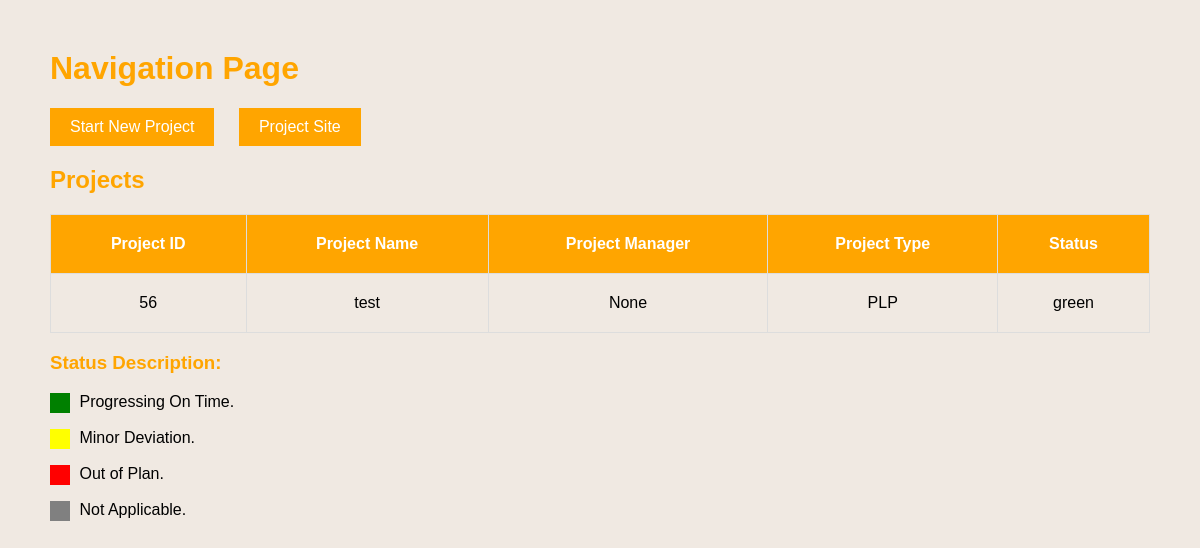
Before: /navigation/ with the older database file.
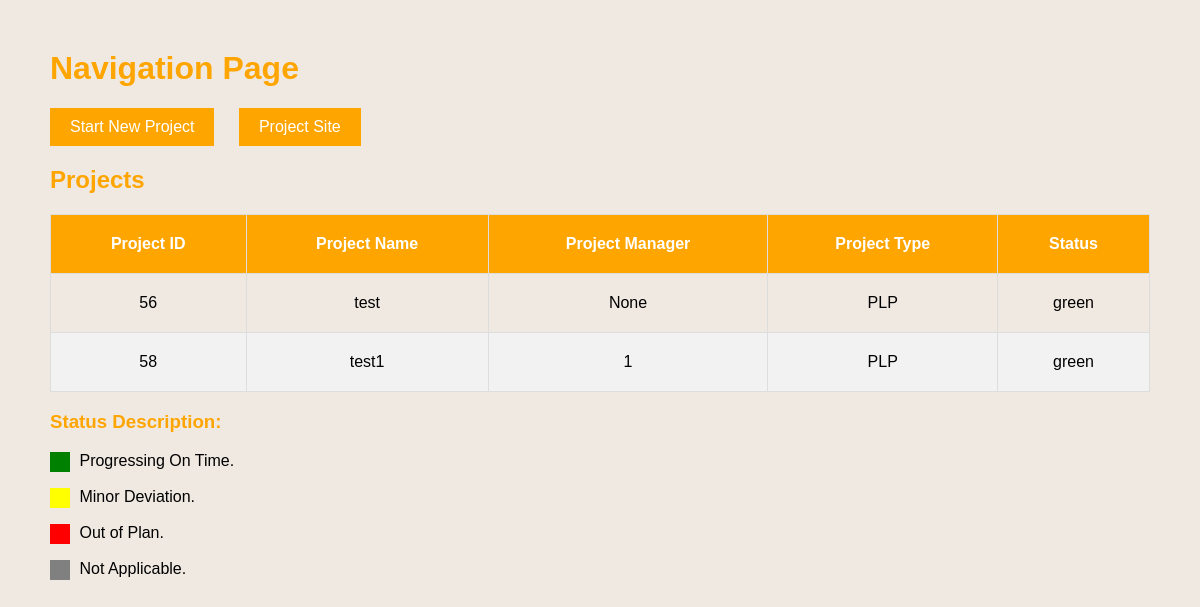
After: the same page with the newer database file.
### myapp/models.py (models this page shows)
class Projects(models.Model):
    STATUS_CHOICES = [
    ('red','red'),
    ('yellow','yellow'),
    ('green','green'),
    ('grey','grey'),
    ]
    TYPE_CHOICES = {
    ('SPA','SPA'),
    ('PLP','PLP'),
    }
    projectid = models.AutoField(db_column='ProjectID', primary_key=True) # Field name made lowercase.
    project_name = models.CharField(db_column='Project_name', max_length=200) # Field name made lowercase.
    pm = models.ForeignKey('Users', models.DO_NOTHING, db_column='PM', blank=True, null=True) # Field name made lowercase.
    estimated_budget = models.IntegerField(db_column='Estimated_budget', blank=True, null=True) # Field name made lowercase.
    irr = models.IntegerField(db_column='IRR', blank=True, null=True) # Field name made lowercase.
    project_status = models.CharField(db_column='Project_status',choices=STATUS_CHOICES, max_length=10, default='green') # Field name made lowercase.
    project_type = models.CharField(db_column='Project_type',choices=TYPE_CHOICES, max_length=30, blank=True, null=True) # Field name made lowercase.
    project_manager = models.CharField(db_column='Project_manager', max_length=50, blank=True, null=True) # Field name made lowercase.
    project_team = models.CharField(db_column='Project_team', max_length=200, blank=True, null=True) # Field name made lowercase.
    timing_kickoff = models.DateField(db_column='Timing_kickoff', blank=True, null=True) # Field name made lowercase.
    timing_closure = models.DateField(db_column='Timing_closure', blank=True, null=True) # Field name made lowercase.
    timing_milestone1 = models.DateField(db_column='Timing_milestone1', blank=True, null=True) # Field name made lowercase.
    timing_milestone2 = models.DateField(db_column='Timing_milestone2', blank=True, null=True) # Field name made lowercase.
    timing_milestone3 = models.DateField(db_column='Timing_milestone3', blank=True, null=True) # Field name made lowercase.
    timing_milestone4 = models.DateField(db_column='Timing_milestone4', blank=True, null=True) # Field name made lowercase.
    main_target = models.CharField(db_column='Main_target', max_length=2000, blank=True, null=True) # Field name made lowercase.
    boundary_conditions = models.CharField(db_column='Boundary_conditions', max_length=2000, blank=True, null=True) # Field name made lowercase.
    out_of_scope = models.CharField(db_column='Out_of_scope', max_length=2000, blank=True, null=True) # Field name made lowercase.
    steering_committee = models.CharField(db_column='Steering_committee', max_length=2000, blank=True, null=True) # Field name made lowercase.
    facilitator = models.CharField(db_column='Facilitator', max_length=2000, blank=True, null=True) # Field name made lowercase.
    risk_uncertainties = models.CharField(db_column='Risk_uncertainties', max_length=2000, blank=True, null=True) # Field name made lowercase.

### myapp/views.py (the view)
# urls.py: path('navigation/', navigation_page, name='navigation_page'),
def navigation_page(request):
    user_projects = get_user_projects('uig27066')
    print('suc')
    all_projects = Projects.objects.all()
    print(all_projects)
    print(user_projects)
    return render(request, 'navigation_page.html',{'projects':user_projects})

### myapp/views.py (called while the page is built)
def get_user_projects(pm):
    pm = Users.objects.get(pm=pm)
    projects = Projects.objects.filter(pm=pm)
    project_list = projects.values('project_name','project_manager','pm','project_status')
    return projects

### myapp/templates/navigation_page.html (shortened to what this page needs)
<!DOCTYPE html>
<html lang="en">
<head>
    <link rel="stylesheet" href="/static/css/navigation_page_style.css">
</head>
<body>
    <h1>Navigation Page</h1>
    <a href="http://localhost:8000/start_new_project/"><button class="start-new-project-button">Start New Project</button></a>
    <a href="http://localhost:8000/project_site/"><button>Project Site</button></a>
    <h2>Projects</h2>
    <table>
        <tr>
            <th>Project ID</th>
            <th>Project Name</th>
            <th>Project Manager</th>
            <th>Project Type</th>
            <th>Status</th>
        </tr>
        <tbody>
        {% for project in projects %}
        <tr>
            <td>{{ project.projectid }}</td>
            <td>{{ project.project_name }}</td>
            <td>{{ project.project_manager}}</td>
            <td>{{ project.project_type }}</td>
            <td>{{ project.project_status }}</td>
        </tr>
        {% endfor %}
        </tbody>
    </table>
    <h3>Status Description:</h3>
    <p><span class="status-color" style="background-color:green;"></span> Progressing On Time.</p>
    <p><span class="status-color" style="background-color:yellow;"></span> Minor Deviation.</p>
    <p><span class="status-color" style="background-color:red;"></span> Out of Plan.</p>
    <p><span class="status-color" style="background-color:grey;"></span> Not Applicable.</p>
</body>
</html>

### myapp/static/css/navigation_page_style.css (style rules this page uses)
body { background-color: #f0e9e2; font-family: Arial, sans-serif; margin: 50px; }
h1, h2, h3 { color: orange; }
table { width: 100%; border-collapse: collapse; margin-top: 20px; }
th, td { padding: 20px; border: 1px solid #ddd; text-align: center; }
th { background-color: orange; color: white; }
tr:nth-child(even) { background-color: #f2f2f2; }
button { background-color: orange; color: white; padding: 10px 20px; border: none; cursor: pointer; font-size: 16px; display: inline-block; text-align: center; }
.start-new-project-button { margin-right: 20px; }
a { text-decoration: none; }
.status-color { display: inline-block; width: 20px; height: 20px; vertical-align: middle; margin-right: 5px; }

Changed rows visible on the page:
added Projects: projectid "58", project_name "test1", project_manager "1", project_type "PLP", project_status "green"
